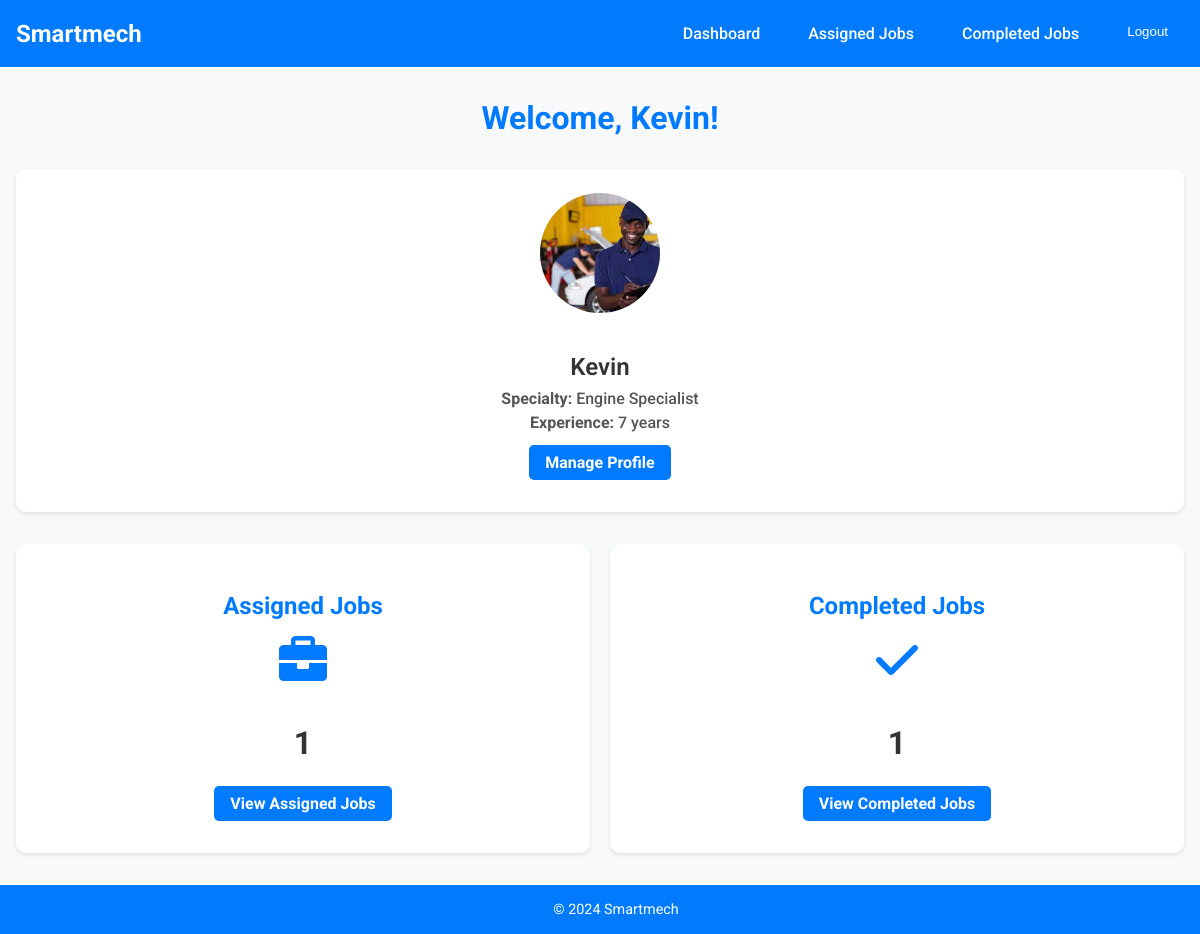
Page /accounts/mechanic/dashboard/ (signed in) on the committed database.
### accounts/models.py (models this page shows, shortened)
class CustomUser(AbstractUser):
    USER_ROLES = (
        ('owner', 'Vehicle Owner'),
        ('mechanic', 'Mechanic'),
        ('company', 'Auto Repair Company'),
    )
    role = models.CharField(max_length=10, choices=USER_ROLES, default='owner')

class Mechanic(models.Model):
    user = models.OneToOneField(CustomUser, on_delete=models.CASCADE)
    phone_number = models.CharField(max_length=15, blank=True, null=True)
    specialty = models.CharField(max_length=100, blank=True, null=True)  # E.g., Engine Specialist, Brake Specialist
    experience_years = models.IntegerField(default=0)
    profile_picture = models.ImageField(upload_to='profile_pics/', blank=True, null=True)
    city = models.CharField(max_length=100, blank=True, null=True)
    state = models.CharField(max_length=100, blank=True, null=True)

### accounts/views.py (the view)
# urls.py: path('mechanic/dashboard/', views.mechanic_dashboard, name='mechanic_dashboard'),
@login_required
def mechanic_dashboard(request):
    mechanic = request.user.mechanic
    assigned_jobs_count = ServiceRequest.objects.filter(
        mechanic=mechanic,
        status__in=['pending', 'in_progress']
    ).count()
    completed_jobs_count = ServiceRequest.objects.filter(
        mechanic=mechanic,
        status='completed'
    ).count()
    context = {
        'assigned_jobs_count': assigned_jobs_count,
        'completed_jobs_count': completed_jobs_count,
    }
    return render(request, 'dashboards/mechanic_dashboard.html', context)

### accounts/templates/dashboards/mechanic_dashboard.html (shortened to what this page needs)
{% extends 'base.html' %}
{% load static %}
{% block content %}
<div class="mechanic-dashboard-container">
    <h2 class="mechanic-dashboard-title">Welcome, {{ user.username }}!</h2>
    <div class="mechanic-profile-card">
        <img src="{% if user.mechanic.profile_picture %}{{ user.mechanic.profile_picture.url }}{% else %}{% static 'accounts/img/default1.jpg' %}{% endif %}" alt="Profile Picture" class="mechanic-profile-pic">
        <div class="mechanic-profile-info">
            <h3 class="mechanic-name">{{ user.username }}</h3>
            <p class="mechanic-specialty"><strong>Specialty:</strong> {{ user.mechanic.specialty }}</p>
            <p class="mechanic-experience"><strong>Experience:</strong> {{ user.mechanic.experience_years }} years</p>
            <a href="{% url 'profile' %}" class="btn manage-profile-btn">Manage Profile</a>
        </div>
    </div>
    <div class="mechanic-summary-cards">
        <div class="mechanic-card">
            <h3>Assigned Jobs</h3>
            <div class="mechanic-card-content">
                <i class="fas fa-briefcase mechanic-icon"></i>
                <p class="mechanic-job-count">{{ assigned_jobs_count }}</p>
            </div>
            <a href="{% url 'assigned_jobs' %}" class="btn mechanic-card-btn">View Assigned Jobs</a>
        </div>
        <div class="mechanic-card">
            <h3>Completed Jobs</h3>
            <div class="mechanic-card-content">
                <i class="fas fa-check mechanic-icon"></i>
                <p class="mechanic-job-count">{{ completed_jobs_count }}</p>
            </div>
            <a href="{% url 'completed_jobs' %}" class="btn mechanic-card-btn">View Completed Jobs</a>
        </div>
    </div>
</div>
{% endblock %}

### accounts/static/accounts/css/style.css (style rules this page uses)
body { font-family: 'Roboto', sans-serif; background-color: #f4f4f9; margin: 0; padding: 0; color: #333; }
h1, h2, h3 { color: #333; margin-bottom: 15px; }
a { color: #3498db; text-decoration: none; }
.btn { display: inline-block; padding: 10px 20px; background-color: #3498db; color: #fff; border-radius: 5px; transition: background-color 0.3s ease; text-align: center; }
.mechanic-dashboard-container { max-width: 1200px; margin: 2rem auto; padding: 0 1rem; }
.mechanic-dashboard-title { text-align: center; font-size: 2rem; margin-bottom: 2rem; color: #007bff; }
.mechanic-profile-card { background-color: white; padding: 1.5rem; border-radius: 10px; box-shadow: 0 2px 4px rgba(0, 0, 0, 0.1); text-align: center; display: flex; flex-direction: column; align-items: center; margin-bottom: 2rem; }
.mechanic-profile-pic { width: 120px; height: 120px; border-radius: 50%; object-fit: cover; margin-bottom: 1rem; }
.mechanic-profile-info { text-align: center; }
.mechanic-name { font-size: 1.5rem; font-weight: 600; margin-bottom: 0.5rem; }
.mechanic-specialty, .mechanic-experience { margin: 0.3rem 0; font-size: 1rem; font-weight: 500; color: #555; }
.manage-profile-btn { margin-top: 1rem; padding: 0.75rem 1.5rem; font-size: 1rem; background-color: #007bff; color: white; border-radius: 5px; text-decoration: none; transition: background-color 0.3s ease; }
.mechanic-summary-cards { display: grid; grid-template-columns: repeat(auto-fit, minmax(280px, 1fr)); gap: 20px; margin-top: 2rem; }
.mechanic-card { background-color: white; padding: 1.5rem; border-radius: 10px; box-shadow: 0 2px 4px rgba(0, 0, 0, 0.1); text-align: center; }
.mechanic-card h3 { font-size: 1.5rem; color: #007bff; margin-bottom: 1rem; }
.mechanic-card-content { display: flex; flex-direction: column; align-items: center; font-size: 2rem; }
.mechanic-icon { font-size: 3rem; color: #007bff; margin-bottom: 0.5rem; }
.mechanic-job-count { font-size: 2rem; font-weight: bold; margin-bottom: 1rem; }
.mechanic-card-btn { display: block; padding: 0.5rem 1rem; background-color: #007bff; color: white; border-radius: 5px; text-decoration: none; margin-top: 1rem; transition: background-color 0.3s ease; }
.btn { display: inline-block; padding: 0.75rem 1.5rem; background-color: #007bff; color: #fff; border-radius: 5px; text-decoration: none; text-align: center; transition: background-color 0.3s ease; font-weight: bold; }

### accounts/templates/base.html (style rules this page uses)
html, body { margin: 0; padding: 0; height: 100%; font-family: 'Roboto', sans-serif; overflow-x: hidden; }
body { display: flex; flex-direction: column; background-color: #f8f9fa; color: #333; }
.btn { display: inline-block; padding: 0.5rem 1rem; background-color: #007bff; color: white; border-radius: 5px; text-decoration: none; margin: 0.5rem 0; }

### rows in the picture
CustomUser: username "Kevin", profile_picture (picture), mechanic.specialty "Engine Specialist", mechanic.experience_years "7"

### other values in the picture
{{ assigned_jobs_count }} "1"
{{ completed_jobs_count }} "1"
